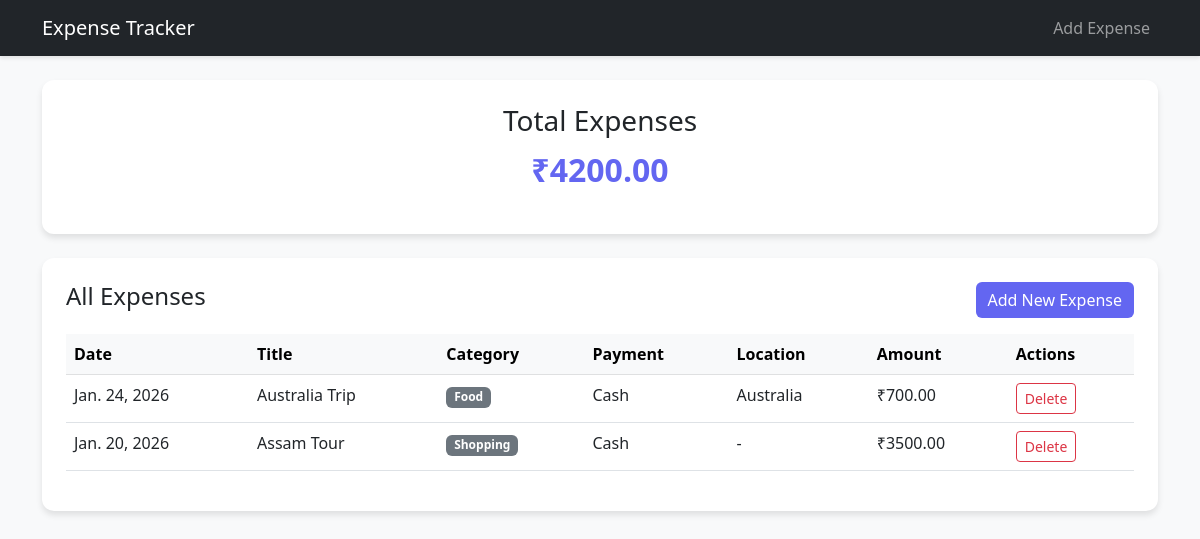
The page / on the database its author committed.
### expenses/models.py (models this page shows, shortened)
class Expense(models.Model):
    CATEGORY_CHOICES = [
        ('Food', 'Food'),
        ('Transport', 'Transport'),
        ('Entertainment', 'Entertainment'),
        ('Shopping', 'Shopping'),
        ('Utilities', 'Utilities'),
        ('Other', 'Other'),
    ]
    PAYMENT_CHOICES = [
        ('Cash', 'Cash'),
        ('Credit Card', 'Credit Card'),
        ('Debit Card', 'Debit Card'),
        ('UPI', 'UPI'),
        ('Net Banking', 'Net Banking'),
    ]
    title = models.CharField(max_length=200)
    amount = models.DecimalField(max_digits=10, decimal_places=2)
    category = models.CharField(max_length=50, choices=CATEGORY_CHOICES)
    date = models.DateField()
    location = models.CharField(max_length=200, blank=True, null=True)
    payment_method = models.CharField(max_length=50, choices=PAYMENT_CHOICES, default='Cash')

### expenses/views.py (the view)
# urls.py: path('', views.expense_list, name='expense_list'),
def expense_list(request):
    expenses = Expense.objects.all().order_by('-date')
    total_amount = expenses.aggregate(Sum('amount'))['amount__sum'] or 0
    return render(request, 'expenses/expense_list.html', {
        'expenses': expenses,
        'total_amount': total_amount
    })

### expenses/templates/expenses/expense_list.html
{% extends 'expenses/base.html' %}
{% block content %}
<div class="row mb-4">
    <div class="col-md-12">
        <div class="card p-4 text-center">
            <h3>Total Expenses</h3>
            <p class="total-amount">₹{{ total_amount|stringformat:".2f" }}</p>
        </div>
    </div>
</div>
<div class="row">
    <div class="col-md-12">
        <div class="card p-4">
            <div class="d-flex justify-content-between align-items-center mb-3">
                <h4>All Expenses</h4>
                <a href="{% url 'add_expense' %}" class="btn btn-primary">Add New Expense</a>
            </div>
            <div class="table-responsive">
                <table class="table table-hover">
                    <thead class="table-light">
                        <tr>
                            <th>Date</th>
                            <th>Title</th>
                            <th>Category</th>
                            <th>Payment</th>
                            <th>Location</th>
                            <th>Amount</th>
                            <th>Actions</th>
                        </tr>
                    </thead>
                    <tbody>
                        {% for expense in expenses %}
                        <tr>
                            <td>{{ expense.date }}</td>
                            <td>{{ expense.title }}</td>
                            <td><span class="badge bg-secondary">{{ expense.category }}</span></td>
                            <td>{{ expense.payment_method }}</td>
                            <td>{{ expense.location|default:"-" }}</td>
                            <td>₹{{ expense.amount }}</td>
                            <td>
                                <a href="{% url 'delete_expense' expense.pk %}" class="btn btn-sm btn-outline-danger"
                                    onclick="return confirm('Are you sure?')">Delete</a>
                            </td>
                        </tr>
                        {% empty %}
                        <tr>
                            <td colspan="5" class="text-center text-muted">No expenses recorded yet.</td>
                        </tr>
                        {% endfor %}
                    </tbody>
                </table>
            </div>
        </div>
    </div>
</div>
{% endblock %}

### expenses/templates/expenses/base.html (style rules this page uses)
body { background-color: #f8f9fa; }
.card { border: none; box-shadow: 0 4px 6px rgba(0, 0, 0, .1); border-radius: 12px; }
.btn-primary { background-color: #6366f1; border: none; }
.total-amount { font-size: 2rem; font-weight: bold; color: #6366f1; }

### rows shown on the page
Expense: date "Jan. 24, 2026", title "Australia Trip", category "Food", payment_method "Cash", location "Australia", amount "700.00"
Expense: date "Jan. 20, 2026", title "Assam Tour", category "Shopping", payment_method "Cash", location "-", amount "3500.00"

### other values the page prints
{{ total_amount|stringformat:".2f" }} "4200.00"
